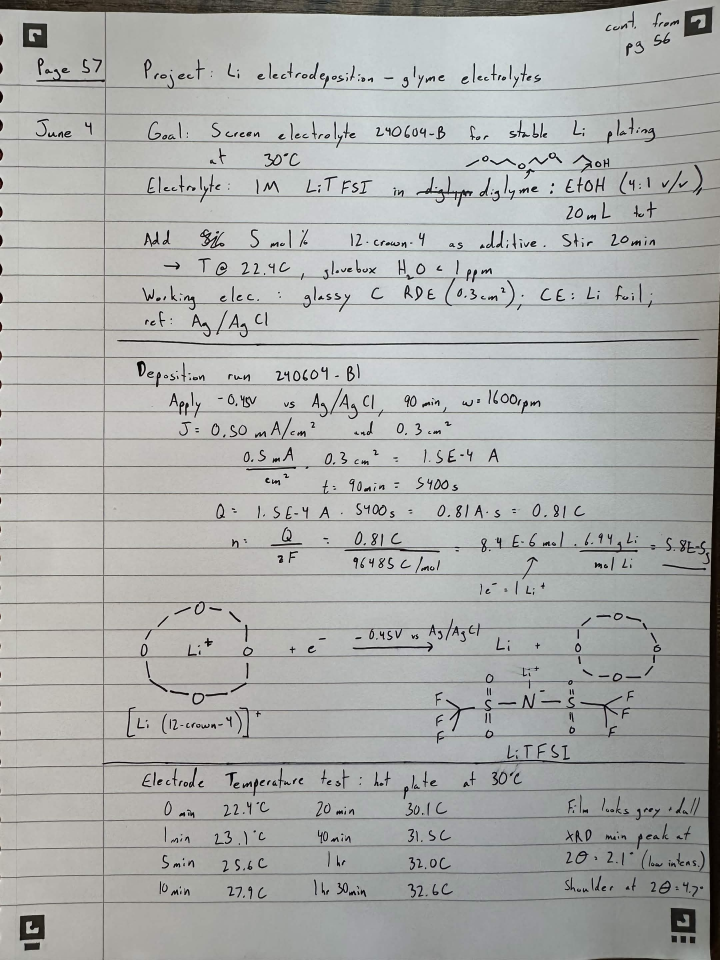
#> input picture tests/Example_Lab_Notebook_Page.jpg, 2160 x 2880 px (shown at 1/3 size)
$ python -i imaging.py   (imports and definitions only)
#> lines starting #> are read from the running program, lines starting #| are printed output that depends on the picture; after the words box and inside, x2 and y2 are one past the last pixel; in counts of white or black regions, pixels touching at a corner belong together
#> further down, picture is the input picture: PIL image 2160x2880 RGB; mean R, G, B 171.3, 172.5, 170.8
"""Image conditioning before sending a page to the model (§4.2).

Keeps local processing light: load, optional projection-profile deskew, downscale
to a cost/legibility budget, and encode to a base64 data URL. Deskew is
implemented with NumPy + Pillow so the core path needs no OpenCV.
"""

from __future__ import annotations

import base64
import io
import os
from dataclasses import dataclass, field
from pathlib import Path

import numpy as np
from PIL import Image

from .config import ImagingConfig


@dataclass
class ConditionedImage:
    """A page ready for the model plus conditioning provenance."""

    data_url: str
    width: int
    height: int
    skew_angle: float = 0.0
    steps: list[str] = field(default_factory=list)


# [20 lines left out: functions load_image, _to_pil, not called in this run]


def _projection_variance(gray: np.ndarray) -> float:
    """Variance of row-sum ink density; peaks when text lines are horizontal."""
    return float(np.var(gray.sum(axis=1, dtype=np.float64)))


def estimate_skew(image: Image.Image, max_skew_deg: float = 15.0) -> float:
    """Estimate page skew (degrees) by maximizing horizontal projection variance.

    Searches coarse-to-fine on a downscaled, inverted binary image. A positive
    return means Pillow should rotate by that angle to straighten the page. Pure
    NumPy + Pillow, so no OpenCV dependency.
    """
#> called with max_skew_deg = 15
    if max_skew_deg <= 0:
        return 0.0
    gray = image.convert("L")
    # Downscale for a cheap search; the optimum is scale-invariant.
    long_side = max(gray.size)
#> long_side = 2880
    if long_side > 800:
        scale = 800.0 / long_side
#> scale = 0.278
        gray = gray.resize((max(1, int(gray.width * scale)), max(1, int(gray.height * scale))))
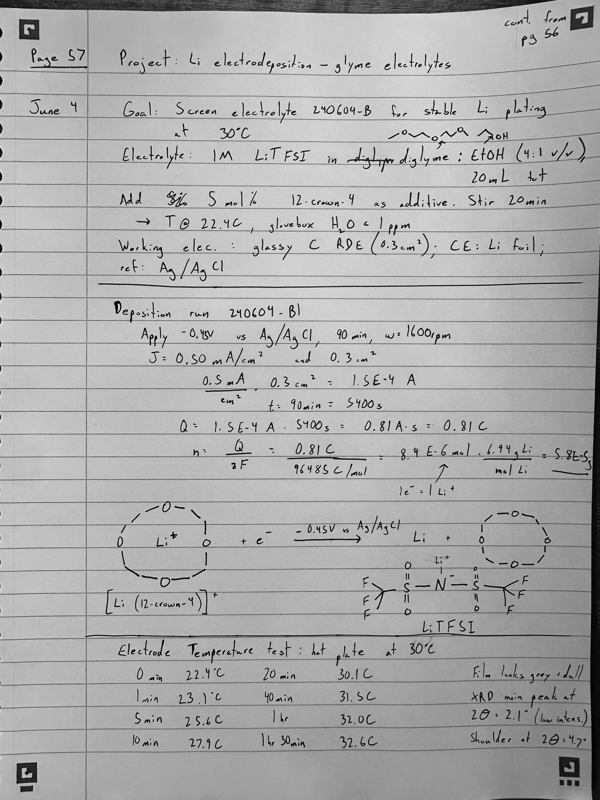
#> gray: PIL image 600x800 L; min 0, max 249, mean 171.9
    arr = np.asarray(gray, dtype=np.float64)
    # Inverted binary (ink = 1) via mean threshold.
    binary = (arr < arr.mean()).astype(np.uint8)
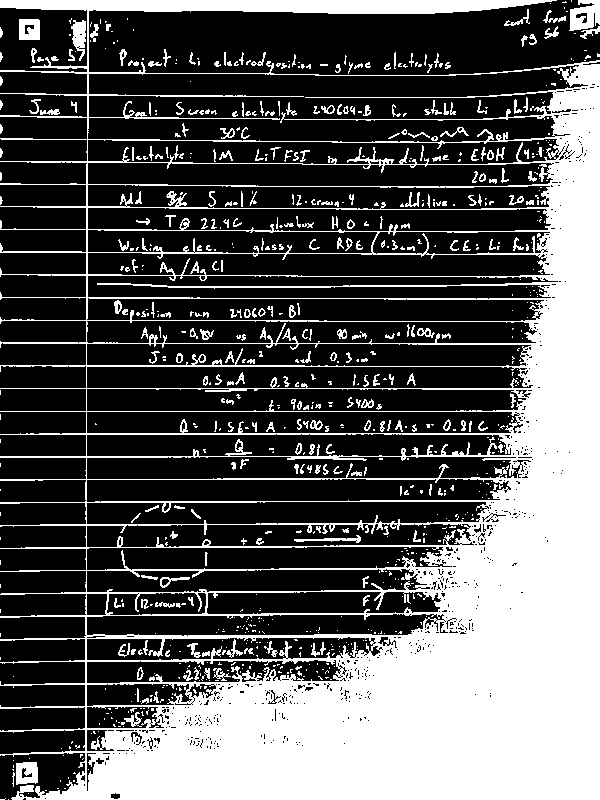
#> binary: shape (800, 600); values 0 (black) and 1 (white), 34.7% white; 828 white regions (551 under 20 px), largest, box (x1, y1, x2, y2) and area: (0, 0, 600, 800) 151859, (569, 0, 600, 31) 673, (16, 762, 38, 785) 419
    base = Image.fromarray(binary * 255)

    def score(angle: float) -> float:
#> called with angle = -15
        rotated = base.rotate(angle, resample=Image.NEAREST, fillcolor=0)
#> rotated: PIL image 600x800 L; 29.5% white; 650 white regions (420 under 20 px), largest, box (x1, y1, x2, y2) and area: (0, 0, 600, 800) 126842, (312, 0, 600, 74) 3505, (353, 109, 600, 187) 400
        return _projection_variance(np.asarray(rotated, dtype=np.float64) / 255.0)

    coarse = np.arange(-max_skew_deg, max_skew_deg + 0.5, 1.0)
    best = max(coarse, key=score)
#> in score (call 2), `rotated = base.rotate(angle, resample=Image.NEAREST, fillcolor=0)`: rotated: PIL image 600x800 L; 29.7% white; 640 white regions (415 under 20 px), largest, box (x1, y1, x2, y2) and area: (0, 0, 600, 800) 128077, (306, 0, 600, 70) 3512, (378, 107, 600, 159) 272
#> in score (call 3), `rotated = base.rotate(angle, resample=Image.NEAREST, fillcolor=0)`: rotated: PIL image 600x800 L; 29.9% white; 669 white regions (435 under 20 px), largest, box (x1, y1, x2, y2) and area: (0, 0, 600, 800) 128850, (299, 0, 600, 66) 3550, (373, 106, 600, 155) 275
#> in score (call 4), `rotated = base.rotate(angle, resample=Image.NEAREST, fillcolor=0)`: rotated: PIL image 600x800 L; 30.1% white; 682 white regions (449 under 20 px), largest, box (x1, y1, x2, y2) and area: (0, 0, 600, 800) 129085, (291, 0, 600, 61) 3571, (338, 115, 600, 177) 427
#> in score (call 5), `rotated = base.rotate(angle, resample=Image.NEAREST, fillcolor=0)`: rotated: PIL image 600x800 L; 30.4% white; 688 white regions (453 under 20 px), largest, box (x1, y1, x2, y2) and area: (0, 0, 600, 800) 130370, (283, 0, 600, 56) 3591, (333, 114, 600, 172) 468
#> in score (call 6), `rotated = base.rotate(angle, resample=Image.NEAREST, fillcolor=0)`: rotated: PIL image 600x800 L; 30.6% white; 701 white regions (463 under 20 px), largest, box (x1, y1, x2, y2) and area: (0, 0, 600, 800) 131939, (274, 0, 600, 51) 3615, (358, 103, 600, 141) 302
#> in score (call 7), `rotated = base.rotate(angle, resample=Image.NEAREST, fillcolor=0)`: rotated: PIL image 600x800 L; 30.9% white; 718 white regions (471 under 20 px), largest, box (x1, y1, x2, y2) and area: (0, 0, 600, 800) 133038, (264, 0, 600, 46) 3635, (272, 536, 339, 550) 194
#> in score (call 8), `rotated = base.rotate(angle, resample=Image.NEAREST, fillcolor=0)`: rotated: PIL image 600x800 L; 31.2% white; 715 white regions (466 under 20 px), largest, box (x1, y1, x2, y2) and area: (0, 0, 600, 800) 134151, (252, 0, 600, 41) 3660, (274, 537, 341, 550) 193
#> in score (call 9), `rotated = base.rotate(angle, resample=Image.NEAREST, fillcolor=0)`: rotated: PIL image 600x800 L; 31.5% white; 729 white regions (483 under 20 px), largest, box (x1, y1, x2, y2) and area: (0, 0, 600, 800) 135649, (238, 0, 600, 36) 3694, (65, 0, 87, 11) 196
#> in score (call 10), `rotated = base.rotate(angle, resample=Image.NEAREST, fillcolor=0)`: rotated: PIL image 600x800 L; 31.8% white; 752 white regions (500 under 20 px), largest, box (x1, y1, x2, y2) and area: (0, 0, 600, 800) 136789, (211, 0, 597, 32) 3753, (111, 0, 127, 40) 365
#> in score (call 11), `rotated = base.rotate(angle, resample=Image.NEAREST, fillcolor=0)`: rotated: PIL image 600x800 L; 32.2% white; 760 white regions (499 under 20 px), largest, box (x1, y1, x2, y2) and area: (0, 0, 600, 800) 138193, (185, 0, 591, 28) 3849, (51, 0, 74, 19) 331
#> in score (call 12), `rotated = base.rotate(angle, resample=Image.NEAREST, fillcolor=0)`: rotated: PIL image 600x800 L; 32.6% white; 773 white regions (511 under 20 px), largest, box (x1, y1, x2, y2) and area: (0, 0, 600, 800) 139690, (163, 0, 584, 25) 3996, (45, 0, 67, 23) 396
#> in score (call 13), `rotated = base.rotate(angle, resample=Image.NEAREST, fillcolor=0)`: rotated: PIL image 600x800 L; 33.1% white; 783 white regions (520 under 20 px), largest, box (x1, y1, x2, y2) and area: (0, 0, 600, 800) 140912, (117, 0, 578, 22) 4235, (38, 5, 60, 27) 395
#> in score (call 14), `rotated = base.rotate(angle, resample=Image.NEAREST, fillcolor=0)`: rotated: PIL image 600x800 L; 33.6% white; 800 white regions (532 under 20 px), largest, box (x1, y1, x2, y2) and area: (0, 0, 600, 800) 147226, (3, 752, 25, 775) 419, (32, 9, 53, 31) 397
#> in score (call 15), `rotated = base.rotate(angle, resample=Image.NEAREST, fillcolor=0)`: rotated: PIL image 600x800 L; 34.1% white; 805 white regions (534 under 20 px), largest, box (x1, y1, x2, y2) and area: (0, 0, 600, 800) 149906, (575, 10, 600, 36) 457, (5, 757, 32, 782) 439
#> in score (call 17), `rotated = base.rotate(angle, resample=Image.NEAREST, fillcolor=0)`: rotated: PIL image 600x800 L; 34.1% white; 808 white regions (540 under 20 px), largest, box (x1, y1, x2, y2) and area: (0, 0, 600, 800) 149499, (563, 0, 593, 26) 581, (22, 767, 45, 790) 419
#> in score (call 18), `rotated = base.rotate(angle, resample=Image.NEAREST, fillcolor=0)`: rotated: PIL image 600x800 L; 33.6% white; 806 white regions (539 under 20 px), largest, box (x1, y1, x2, y2) and area: (0, 0, 600, 800) 146837, (556, 0, 587, 22) 493, (29, 771, 52, 795) 420
#> in score (call 19), `rotated = base.rotate(angle, resample=Image.NEAREST, fillcolor=0)`: rotated: PIL image 600x800 L; 33.1% white; 786 white regions (528 under 20 px), largest, box (x1, y1, x2, y2) and area: (0, 0, 600, 800) 145218, (549, 0, 580, 25) 449, (35, 775, 58, 799) 418
#> in score (call 20), `rotated = base.rotate(angle, resample=Image.NEAREST, fillcolor=0)`: rotated: PIL image 600x800 L; 32.6% white; 781 white regions (522 under 20 px), largest, box (x1, y1, x2, y2) and area: (0, 0, 600, 800) 143344, (42, 779, 65, 800) 379, (543, 0, 574, 20) 333
#> in score (call 21), `rotated = base.rotate(angle, resample=Image.NEAREST, fillcolor=0)`: rotated: PIL image 600x800 L; 32.2% white; 777 white regions (521 under 20 px), largest, box (x1, y1, x2, y2) and area: (0, 0, 600, 800) 141631, (49, 784, 72, 800) 289, (536, 0, 567, 16) 239
#> in score (call 22), `rotated = base.rotate(angle, resample=Image.NEAREST, fillcolor=0)`: rotated: PIL image 600x800 L; 31.7% white; 764 white regions (509 under 20 px), largest, box (x1, y1, x2, y2) and area: (0, 0, 600, 800) 139780, (56, 788, 79, 800) 225, (309, 528, 375, 542) 190
#> in score (call 23), `rotated = base.rotate(angle, resample=Image.NEAREST, fillcolor=0)`: rotated: PIL image 600x800 L; 31.3% white; 762 white regions (512 under 20 px), largest, box (x1, y1, x2, y2) and area: (0, 0, 600, 800) 138252, (311, 527, 378, 541) 193, (62, 791, 85, 800) 149
#> in score (call 24), `rotated = base.rotate(angle, resample=Image.NEAREST, fillcolor=0)`: rotated: PIL image 600x800 L; 30.9% white; 733 white regions (489 under 20 px), largest, box (x1, y1, x2, y2) and area: (0, 0, 600, 800) 136933, (313, 526, 380, 541) 193, (168, 731, 189, 748) 124
#> in score (call 25), `rotated = base.rotate(angle, resample=Image.NEAREST, fillcolor=0)`: rotated: PIL image 600x800 L; 30.6% white; 722 white regions (485 under 20 px), largest, box (x1, y1, x2, y2) and area: (0, 0, 600, 800) 135836, (316, 524, 382, 541) 190, (174, 733, 195, 749) 121
#> in score (call 26), `rotated = base.rotate(angle, resample=Image.NEAREST, fillcolor=0)`: rotated: PIL image 600x800 L; 30.3% white; 723 white regions (482 under 20 px), largest, box (x1, y1, x2, y2) and area: (0, 0, 600, 800) 134072, (318, 523, 384, 540) 191, (193, 594, 223, 609) 111
#> in score (call 27), `rotated = base.rotate(angle, resample=Image.NEAREST, fillcolor=0)`: rotated: PIL image 600x800 L; 30% white; 703 white regions (477 under 20 px), largest, box (x1, y1, x2, y2) and area: (0, 0, 600, 800) 133220, (321, 521, 387, 540) 193, (197, 595, 226, 611) 111
#> in score (call 28), `rotated = base.rotate(angle, resample=Image.NEAREST, fillcolor=0)`: rotated: PIL image 600x800 L; 29.7% white; 691 white regions (456 under 20 px), largest, box (x1, y1, x2, y2) and area: (0, 0, 600, 800) 131724, (323, 520, 389, 540) 194, (200, 596, 230, 612) 111
#> in score (call 29), `rotated = base.rotate(angle, resample=Image.NEAREST, fillcolor=0)`: rotated: PIL image 600x800 L; 29.4% white; 688 white regions (465 under 20 px), largest, box (x1, y1, x2, y2) and area: (0, 0, 600, 800) 130385, (326, 518, 391, 539) 191, (200, 738, 219, 756) 114
#> in score (call 30), `rotated = base.rotate(angle, resample=Image.NEAREST, fillcolor=0)`: rotated: PIL image 600x800 L; 29.1% white; 684 white regions (464 under 20 px), largest, box (x1, y1, x2, y2) and area: (0, 0, 600, 800) 128971, (328, 517, 393, 539) 187, (285, 648, 317, 667) 145
#> in score (call 31), `rotated = base.rotate(angle, resample=Image.NEAREST, fillcolor=0)`:
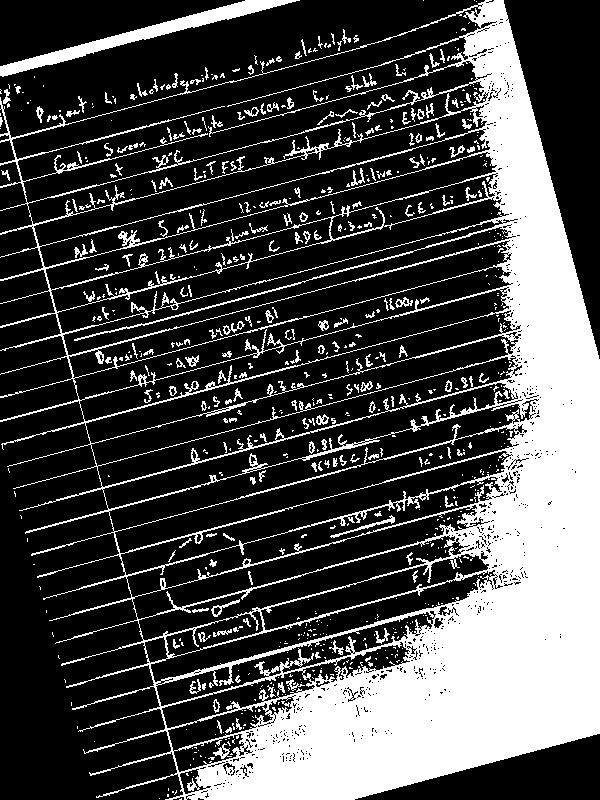
#> rotated: PIL image 600x800 L; 28.8% white; 679 white regions (460 under 20 px), largest, box (x1, y1, x2, y2) and area: (0, 0, 600, 800) 124382, (0, 0, 300, 77) 3428, (330, 515, 395, 538) 193
#> best = 0
    fine = np.arange(best - 1.0, best + 1.0 + 0.01, 0.2)
    best = max(fine, key=score)
#> in score (call 33), `rotated = base.rotate(angle, resample=Image.NEAREST, fillcolor=0)`: rotated: PIL image 600x800 L; 34.3% white; 811 white regions (535 under 20 px), largest, box (x1, y1, x2, y2) and area: (0, 0, 600, 800) 149811, (574, 4, 600, 35) 548, (11, 758, 33, 781) 419
#> in score (call 34), `rotated = base.rotate(angle, resample=Image.NEAREST, fillcolor=0)`: rotated: PIL image 600x800 L; 34.4% white; 812 white regions (535 under 20 px), largest, box (x1, y1, x2, y2) and area: (0, 0, 600, 800) 150326, (573, 3, 600, 34) 578, (12, 759, 34, 782) 419
#> in score (call 35), `rotated = base.rotate(angle, resample=Image.NEAREST, fillcolor=0)`: rotated: PIL image 600x800 L; 34.5% white; 817 white regions (543 under 20 px), largest, box (x1, y1, x2, y2) and area: (0, 0, 600, 800) 151259, (572, 2, 600, 33) 601, (13, 760, 35, 783) 419
#> in score (call 36), `rotated = base.rotate(angle, resample=Image.NEAREST, fillcolor=0)`:
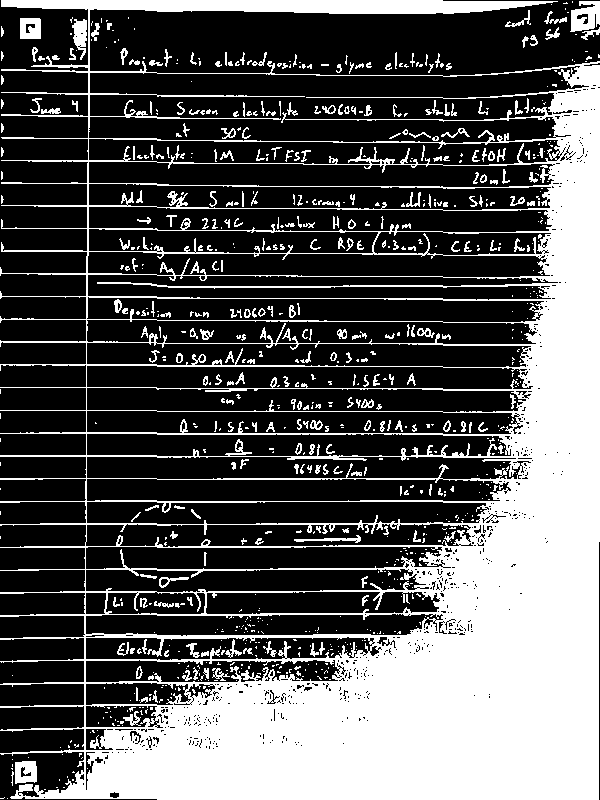
#> rotated: PIL image 600x800 L; 34.6% white; 824 white regions (546 under 20 px), largest, box (x1, y1, x2, y2) and area: (0, 0, 600, 800) 151287, (570, 1, 600, 32) 648, (15, 761, 37, 784) 419
#> in score (call 38), `rotated = base.rotate(angle, resample=Image.NEAREST, fillcolor=0)`:
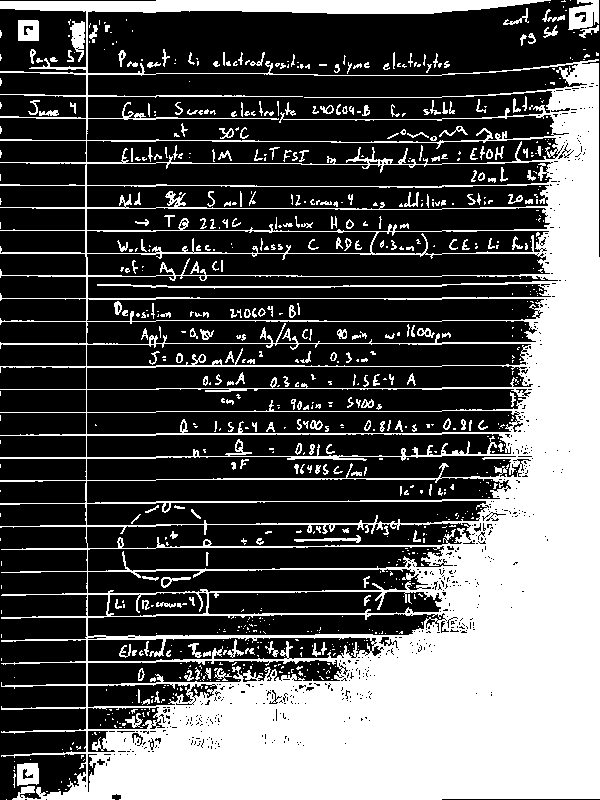
#> rotated: PIL image 600x800 L; 34.6% white; 827 white regions (555 under 20 px), largest, box (x1, y1, x2, y2) and area: (0, 0, 600, 800) 151305, (568, 0, 599, 30) 651, (17, 763, 39, 786) 419
#> in score (call 39), `rotated = base.rotate(angle, resample=Image.NEAREST, fillcolor=0)`:
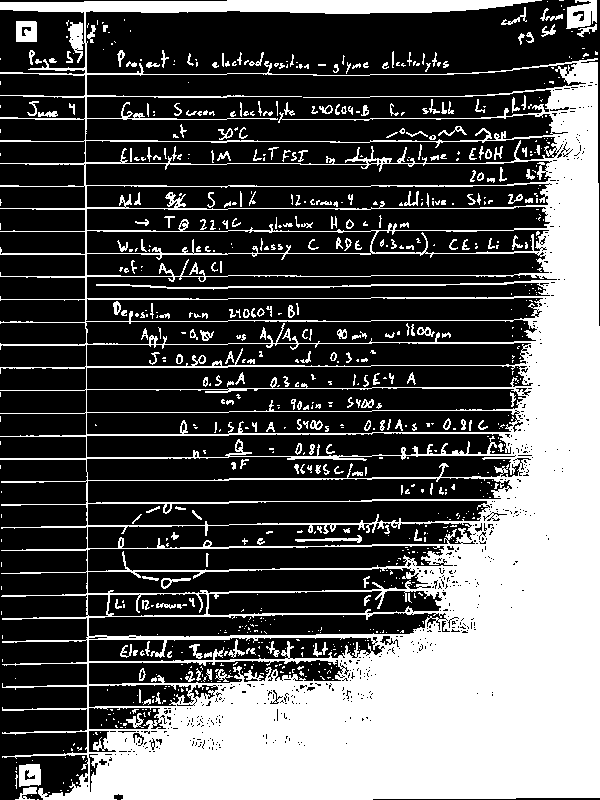
#> rotated: PIL image 600x800 L; 34.5% white; 823 white regions (552 under 20 px), largest, box (x1, y1, x2, y2) and area: (0, 0, 600, 800) 150968, (566, 0, 597, 29) 629, (19, 764, 41, 787) 419
#> in score (call 40), `rotated = base.rotate(angle, resample=Image.NEAREST, fillcolor=0)`:
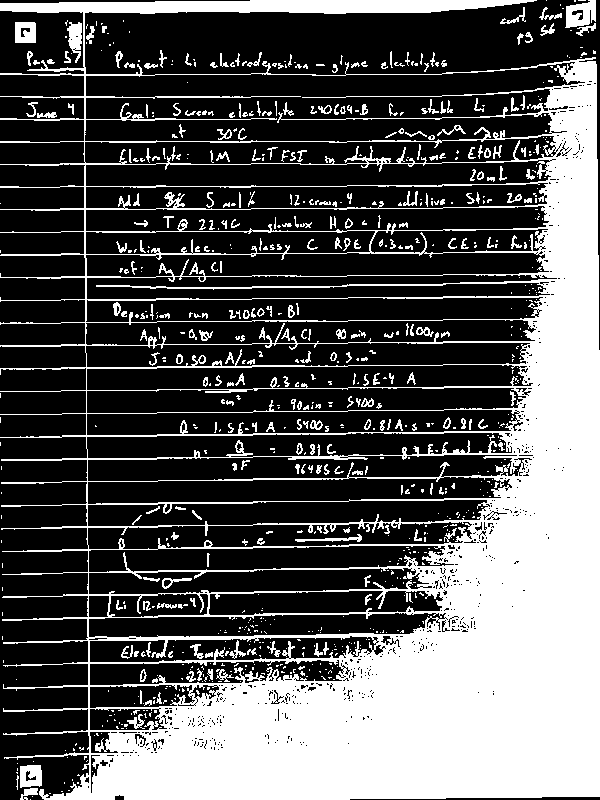
#> rotated: PIL image 600x800 L; 34.3% white; 815 white regions (542 under 20 px), largest, box (x1, y1, x2, y2) and area: (0, 0, 600, 800) 150086, (565, 0, 596, 28) 595, (20, 765, 42, 788) 419
#> best = -2.22e-16
    return float(round(best, 2))


# [62 lines left out: functions _resize, _encode, condition_image, not called in this run]

>>> from PIL import Image
>>> picture = Image.open('../../tests/Example_Lab_Notebook_Page.jpg')
>>> result = estimate_skew(picture)
#> result = 0
